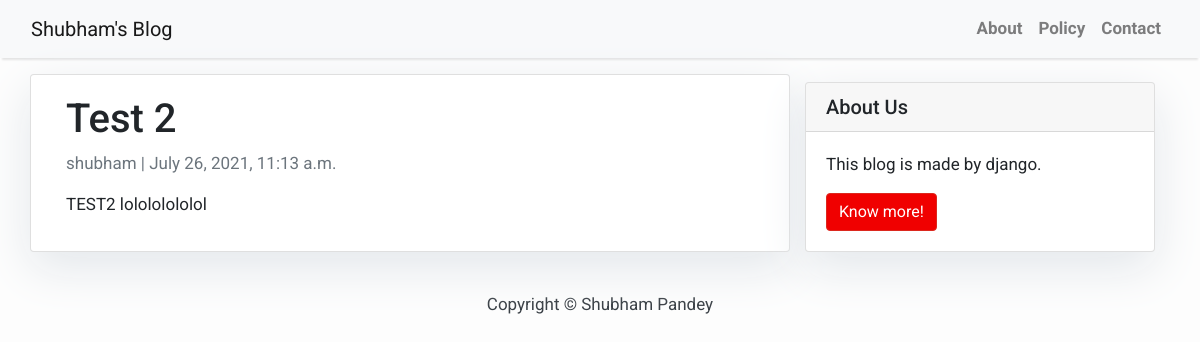
/test-2/, run on the app's committed database.
### blog_site/models.py (models this page shows, shortened)
class Post(models.Model):
    title = models.CharField(max_length=200, unique=True)
    slug = models.SlugField(max_length=200, unique=True)
    author=models.ForeignKey(User, on_delete= models.CASCADE,related_name='blog_posts')
    updated_on = models.DateTimeField(auto_now= True)
    content = models.TextField()
    created_on = models.DateTimeField(auto_now_add=True)
    status = models.IntegerField(choices=STATUS, default=0)
    class Meta:
        ordering = ['-created_on']

### blog_site/views.py (the view)
# urls.py: path('<slug:slug>/',views.PostDetail.as_view(), name='post_detail'),
class PostDetail(generic.DetailView):
    model = Post
    template_name='post_detail.html'

### templates/post_detail.html
{% extends 'base.html' %} {% block content %}
<div class="container">
  <div class="row">
    <div class="col-md-8 card mb-4  mt-3 left  top">
      <div class="card-body">
        <h1>{% block title %} {{ object.title }} {% endblock title %}</h1>
        <p class=" text-muted">{{ post.author }} | {{ post.created_on }}</p>
        <p class="card-text ">{{ object.content | safe }}</p>
      </div>
    </div>
    {% block sidebar %} {% include 'sidebar.html' %} {% endblock sidebar %}
  </div>
</div>
{% endblock content %}

### templates/base.html (style rules this page uses)
body { font-family: "Roboto", sans-serif; font-size: 17px; background-color: #fdfdfd; }

### templates/sidebar.html (style rules this page uses)
.card { box-shadow: 0 16px 48px #E3E7EB; }

### data on the page
Post: title "Test 2", author "shubham", created_on "July 26, 2021, 11:13 a.m.", content "TEST2 lolololololol"
